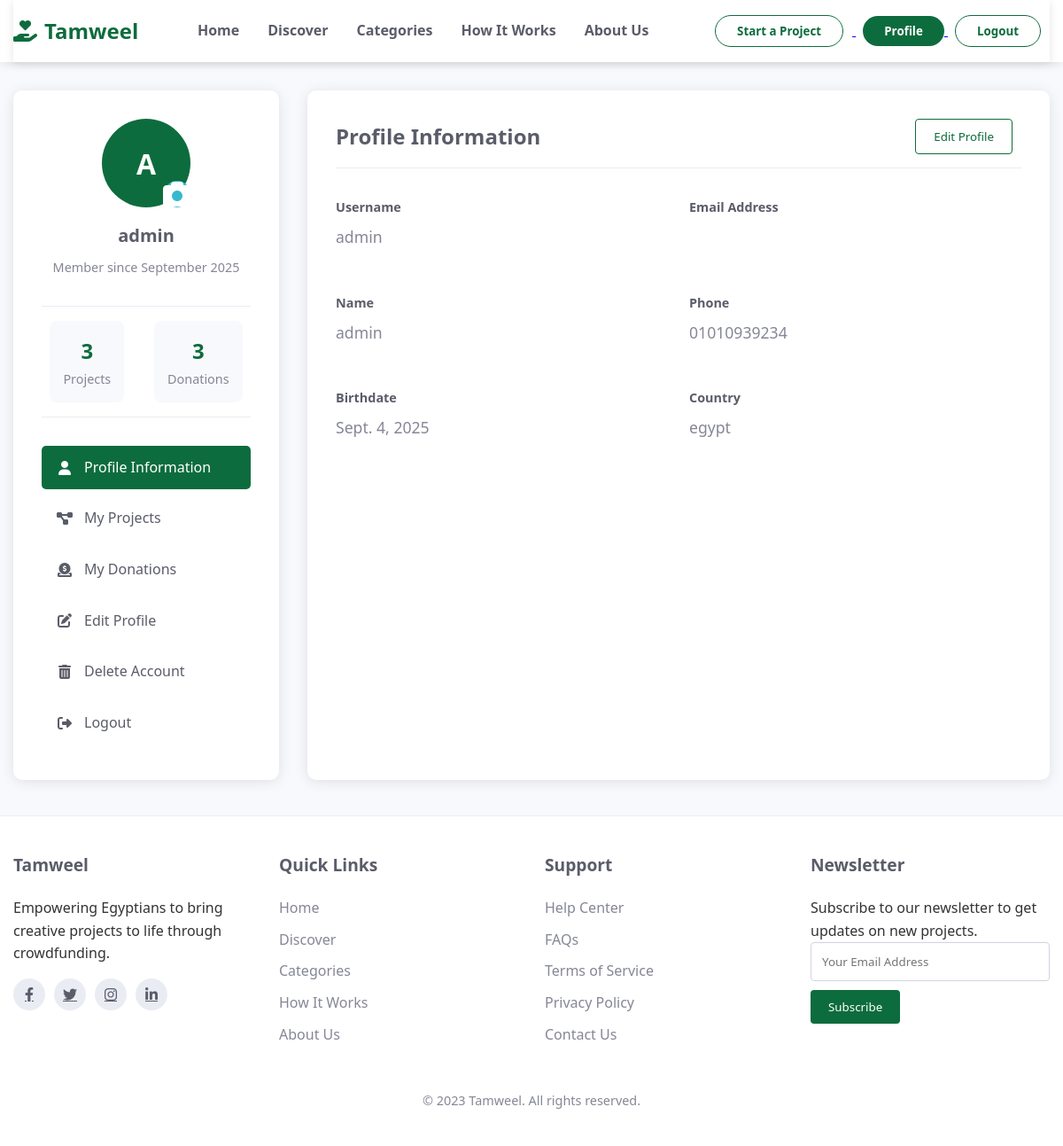
Page /account/profile/ (signed in) on the committed database.
### accounts/models.py (models this page shows, shortened)
class Customer(models.Model):
    user = models.OneToOneField(User, null=True, on_delete=models.CASCADE)
    name = models.CharField(max_length=190, null=True, blank=True)
    email = models.EmailField(null=True, blank=True)
    phone = models.CharField(max_length=20, null=True, blank=True)
    birthdate = models.DateField(null=True, blank=True)
    facebook_profile = models.URLField(null=True, blank=True)
    country = models.CharField(max_length=100, null=True, blank=True)
    image = models.ImageField(blank=True, null=True, default="person.png")
    date_created = models.DateTimeField(auto_now_add=True, null=True)

### accounts/views.py (the view)
# urls.py: path('profile/', views.profile_view, name='profile'),
@login_required
def profile_view(request):
    customer, created = Customer.objects.get_or_create(
        user=request.user,
        defaults={'name': request.user.username, 'email': request.user.email}
    )
    projects = Project.objects.filter(creator=request.user)
    donations = Donation.objects.filter(user=request.user)
    return render(
        request,
        'accounts/profile.html',
        {'customer': customer, 'projects': projects, 'donations': donations}
    )

### crowdfunding/models.py (called while the page is built)
    def total_donated(self):
        return self.donations.aggregate(total=models.Sum('amount'))['total'] or 0

    def donation_percentage(self):
        if self.total_target==0: return 0
        return round(self.total_donated()*100/self.total_target,2)

### mycrowd/context_processors.py (called while the page is built)
def stripe_public_key(request):
    return {'STRIPE_PUBLIC_KEY': getattr(settings, 'STRIPE_PUBLIC_KEY', '')}

def recaptcha_site_key(request):
    return {'RECAPTCHA_SITE_KEY': getattr(settings, 'GOOGLE_RECAPTCHA_SITE_KEY', '')}

### templates/accounts/profile.html (shortened to what this page needs)
<!DOCTYPE html>
<html lang="en">
<head>
    {% load static %}
    <link rel="stylesheet" href="https://cdnjs.cloudflare.com/ajax/libs/font-awesome/6.4.0/css/all.min.css">
    <link rel="stylesheet" href="{% static 'Styles/profile.css' %}">
</head>
<body>
    <header>
        <div class="container">
            <nav class="navbar">
                <a href="{% url 'crowdfunding:home' %}" class="logo">
                    <i class="fas fa-hand-holding-heart"></i>
                    Tamweel
                </a>
                <ul class="nav-links">
                    <li><a href="{% url 'crowdfunding:home' %}">Home</a></li>
                    <li><a href="#">Discover</a></li>
                    <li><a href="#">Categories</a></li>
                    <li><a href="#">How It Works</a></li>
                    <li><a href="#">About Us</a></li>
                </ul>
                {% if user.is_authenticated %}
                {% if user.is_staff %}
                    <div class="auth-buttons">
                        <a href="{% url 'crowdfunding:create_project' %}">
                            <button class="btn btn-outline">Start a Project</button>
                        </a>
                {% endif %}
                        <a href="{% url 'accounts:profile' %}">
                            <button class="btn btn-primary">Profile</button>
                        </a>
                        <a href="{% url 'accounts:logout' %}">
                            <button class="btn btn-outline">Logout</button>
                        </a>
                    </div>
                {% endif %}
            </nav>
        </div>
    </header>
    <div class="container">
        <div class="profile-section">
            <div class="profile-sidebar">
                <div class="profile-header">
                    <div class="profile-avatar">
                        {{ user.username|make_list|first|upper }}
                        <div class="change-avatar">
                            <i class="fas fa-camera"></i>
                        </div>
                    </div>
                    <h2 class="profile-name">{{ user.username }}</h2>
                    <div class="profile-joined">Member since {{ user.date_joined|date:"F Y" }}</div>
                </div>
                <div class="profile-stats">
                    <div class="profile-stat">
                        <div class="stat-value">{{ projects.count }}</div>
                        <div class="stat-label">Projects</div>
                    </div>
                    <div class="profile-stat">
                        <div class="stat-value">{{ donations.count }}</div>
                        <div class="stat-label">Donations</div>
                    </div>
                </div>
                <ul class="profile-menu">
                    <li><a href="#" class="active" data-tab="profile-info"><i class="fas fa-user"></i> Profile Information</a></li>
                    {% if user.is_staff %}
                    <li><a href="#" data-tab="my-projects"><i class="fas fa-project-diagram"></i> My Projects</a></li>
                    <li><a href="#" data-tab="my-donations"><i class="fas fa-donate"></i> My Donations</a></li>
                    {% endif %}
                    <li><a href="#" data-tab="edit-profile"><i class="fas fa-edit"></i> Edit Profile</a></li>
                    <li><a href="#" data-tab="delete-account"><i class="fas fa-trash-alt"></i> Delete Account</a></li>
                    <li><a href="{% url 'accounts:logout' %}"><i class="fas fa-sign-out-alt"></i> Logout</a></li>
                </ul>
            </div>
            <div class="profile-content">
                <div class="content-tab active" id="profile-info">
                    <div class="content-header">
                        <h2 class="content-title">Profile Information</h2>
                        <button class="btn btn-outline" id="editProfileBtn">Edit Profile</button>
                    </div>
                    <div class="info-grid">
                        <div class="info-group">
                            <div class="info-label">Username</div>
                            <div class="info-value">{{ user.username }}</div>
                        </div>
                        <div class="info-group">
                            <div class="info-label">Email Address</div>
                        </div>
                        {% if customer %}
                        <div class="info-group">
                            <div class="info-label">Name</div>
                            <div class="info-value">{{ customer.name }}</div>
                        </div>
                        <div class="info-group">
                            <div class="info-label">Phone</div>
                            <div class="info-value">{{ customer.phone }}</div>
                        </div>
                        <div class="info-group">
                            <div class="info-label">Birthdate</div>
                            <div class="info-value">{{ customer.birthdate }}</div>
                        </div>
                        <div class="info-group">
                            <div class="info-label">Country</div>
                            <div class="info-value">{{ customer.country }}</div>
                        </div>
                        {% endif %}
                    </div>
                </div>
            </div>
        </div>
    </div>
    <footer>
        <div class="container">
            <div class="footer-content">
                <div class="footer-column">
                    <h3>Tamweel</h3>
                    <p>Empowering Egyptians to bring creative projects to life through crowdfunding.</p>
                    <div class="social-links">
                        <a href="#"><i class="fab fa-facebook-f"></i></a>
                        <a href="#"><i class="fab fa-twitter"></i></a>
                        <a href="#"><i class="fab fa-instagram"></i></a>
                        <a href="#"><i class="fab fa-linkedin-in"></i></a>
                    </div>
                </div>
                <div class="footer-column">
                    <h3>Quick Links</h3>
                    <ul class="footer-links">
                        <li><a href="{% url 'crowdfunding:home' %}">Home</a></li>
                        <li><a href="#">Discover</a></li>
                        <li><a href="#">Categories</a></li>
                        <li><a href="#">How It Works</a></li>
                        <li><a href="#">About Us</a></li>
                    </ul>
                </div>
                <div class="footer-column">
                    <h3>Support</h3>
                    <ul class="footer-links">
                        <li><a href="#">Help Center</a></li>
                        <li><a href="#">FAQs</a></li>
                        <li><a href="#">Terms of Service</a></li>
                        <li><a href="#">Privacy Policy</a></li>
                        <li><a href="#">Contact Us</a></li>
                    </ul>
                </div>
                <div class="footer-column">
                    <h3>Newsletter</h3>
                    <p>Subscribe to our newsletter to get updates on new projects.</p>
                    <form method="post">
                        <input type="email" name="email" placeholder="Your Email Address" style="width: 100%; padding: 12px; border: 1px solid #d1d3e2; border-radius: 4px; margin-bottom: 10px;">
                        <button type="submit" class="btn btn-primary">Subscribe</button>
                    </form>
                </div>
            </div>
            <div class="copyright">
                <p>&copy; 2023 Tamweel. All rights reserved.</p>
            </div>
        </div>
    </footer>
</body>
</html>

### static/Styles/profile.css (style rules this page uses)
:root { --primary: #4e73df; --secondary: #6f42c1; --success: #1cc88a; --info: #36b9cc; --warning: #f6c23e; --danger: #e74a3b; --light: #f8f9fc; --dark: #5a5c69; --gray: #858796; }
* { margin: 0; padding: 0; box-sizing: border-box; font-family: 'Segoe UI', Tahoma, Geneva, Verdana, sans-serif; }
body { background-color: #f8f9fc; color: #333; line-height: 1.6; }
.container { width: 100%; max-width: 1200px; margin: 0 auto; padding: 0 15px; }
header { background-color: white; box-shadow: 0 2px 10px rgba(0, 0, 0, 0.1); position: sticky; top: 0; z-index: 100; }
nav { display: flex; justify-content: space-between; align-items: center; padding: 15px 0; }
.logo { font-size: 24px; font-weight: 700; color: var(--primary); text-decoration: none; display: flex; align-items: center; }
.logo i { margin-right: 10px; }
.nav-links { display: flex; list-style: none; }
.nav-links li { margin-left: 25px; }
.nav-links a { text-decoration: none; color: var(--dark); font-weight: 500; transition: color 0.3s; }
.btn { padding: 10px 20px; border-radius: 4px; text-decoration: none; font-weight: 500; transition: all 0.3s; border: none; cursor: pointer; display: inline-flex; align-items: center; justify-content: center; }
.btn-outline { border: 1px solid var(--primary); color: var(--primary); background: transparent; margin-right: 10px; }
.btn-primary { background-color: var(--primary); color: white; }
.profile-section { display: grid; grid-template-columns: 1fr 2fr; gap: 30px; margin: 40px 0; }
.profile-sidebar { background: white; border-radius: 8px; box-shadow: 0 4px 15px rgba(0, 0, 0, 0.1); padding: 30px; height: fit-content; }
.profile-header { text-align: center; margin-bottom: 25px; }
.profile-avatar { width: 120px; height: 120px; border-radius: 50%; margin: 0 auto 20px; position: relative; background: linear-gradient(135deg, var(--primary) 0%, var(--secondary) 100%); color: white; display: flex; align-items: center; justify-content: center; font-size: 3rem; font-weight: bold; }
.change-avatar { position: absolute; bottom: 0; right: 0; width: 36px; height: 36px; border-radius: 50%; background-color: var(--info); color: white; display: flex; align-items: center; justify-content: center; cursor: pointer; }
.profile-name { font-size: 1.5rem; margin-bottom: 5px; color: var(--dark); }
.profile-joined { color: var(--gray); font-size: 0.9rem; }
.profile-stats { display: grid; grid-template-columns: 1fr 1fr; gap: 15px; margin-bottom: 25px; }
.profile-stat { text-align: center; padding: 15px; background-color: #f8f9fc; border-radius: 8px; }
.stat-value { font-size: 1.5rem; font-weight: 700; color: var(--primary); }
.stat-label { font-size: 0.9rem; color: var(--gray); }
.profile-menu { list-style: none; }
.profile-menu li { margin-bottom: 10px; }
.profile-menu a { display: flex; align-items: center; padding: 12px 15px; color: var(--dark); text-decoration: none; border-radius: 4px; transition: all 0.3s; }
.profile-menu a:hover, .profile-menu a.active { background-color: #f8f9fc; color: var(--primary); }
.profile-menu i { margin-right: 10px; width: 20px; text-align: center; }
.profile-content { background: white; border-radius: 8px; box-shadow: 0 4px 15px rgba(0, 0, 0, 0.1); padding: 30px; }
.content-header { display: flex; justify-content: space-between; align-items: center; margin-bottom: 25px; padding-bottom: 15px; border-bottom: 1px solid #eaecf4; }
.content-title { font-size: 1.5rem; color: var(--dark); }
.info-grid { display: grid; grid-template-columns: 1fr 1fr; gap: 20px; }
.info-group { margin-bottom: 20px; }
.info-label { font-weight: 500; color: var(--gray); margin-bottom: 5px; font-size: 0.9rem; }
.info-value { color: var(--dark); font-size: 1.1rem; }
footer { background-color: white; padding: 40px 0; border-top: 1px solid #eaecf4; }
.footer-content { display: grid; grid-template-columns: repeat(auto-fit, minmax(200px, 1fr)); gap: 30px; }
.footer-column h3 { font-size: 1.2rem; margin-bottom: 20px; color: var(--dark); }
.footer-links { list-style: none; }
.footer-links li { margin-bottom: 10px; }
.footer-links a { text-decoration: none; color: var(--gray); transition: color 0.3s; }
.social-links { display: flex; margin-top: 15px; }
.social-links a { display: flex; align-items: center; justify-content: center; width: 36px; height: 36px; background-color: #eaecf4; border-radius: 50%; margin-right: 10px; color: var(--dark); transition: all 0.3s; }
.copyright { text-align: center; margin-top: 40px; color: var(--gray); font-size: 0.9rem; }

### rows in the picture
Customer: name "admin", phone "01010939234", birthdate "Sept. 4, 2025", country "egypt"

### other values in the picture
{{ user.username|make_list|first|upper }} "A"
{{ user.username }} "admin"
{{ user.date_joined|date:"F Y" }} "September 2025"
{{ projects.count }} "3"
{{ donations.count }} "3"
